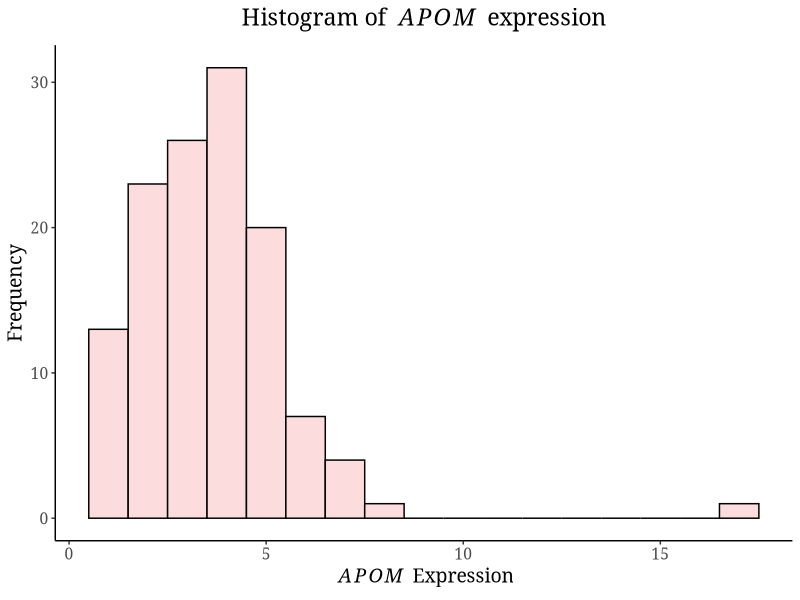
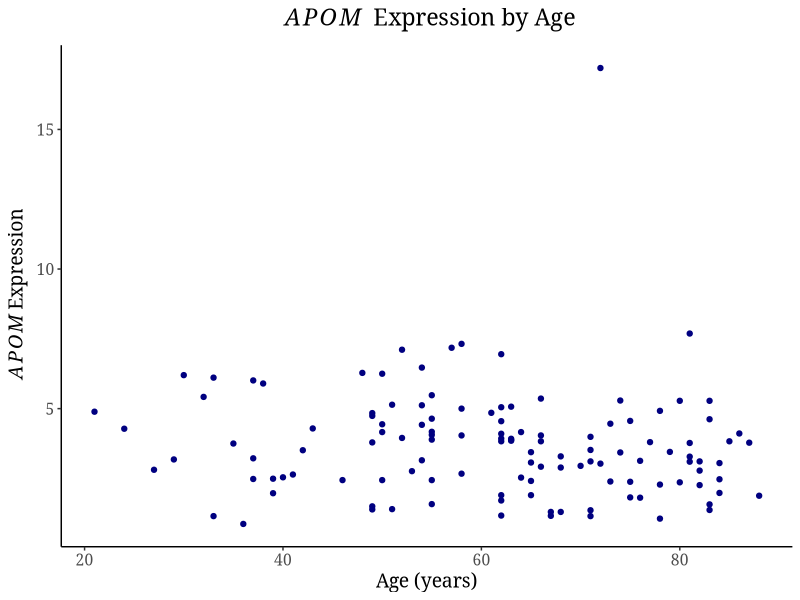
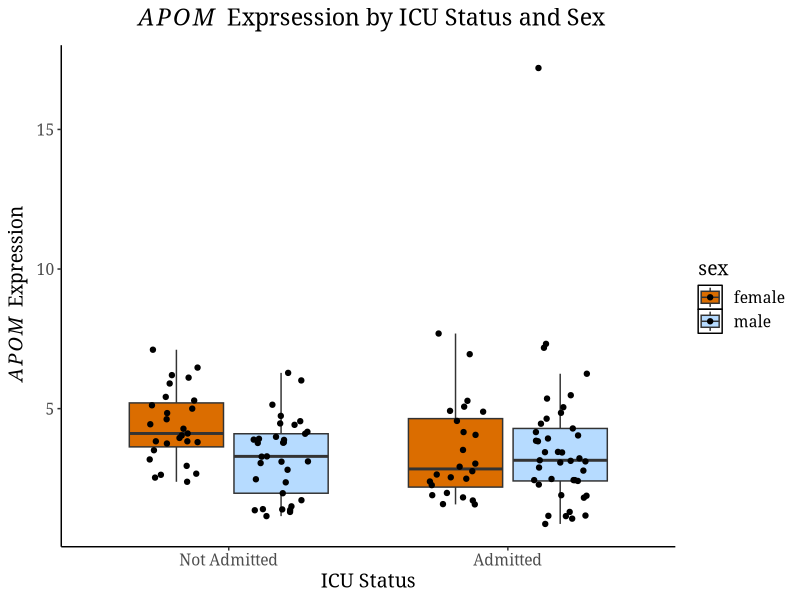
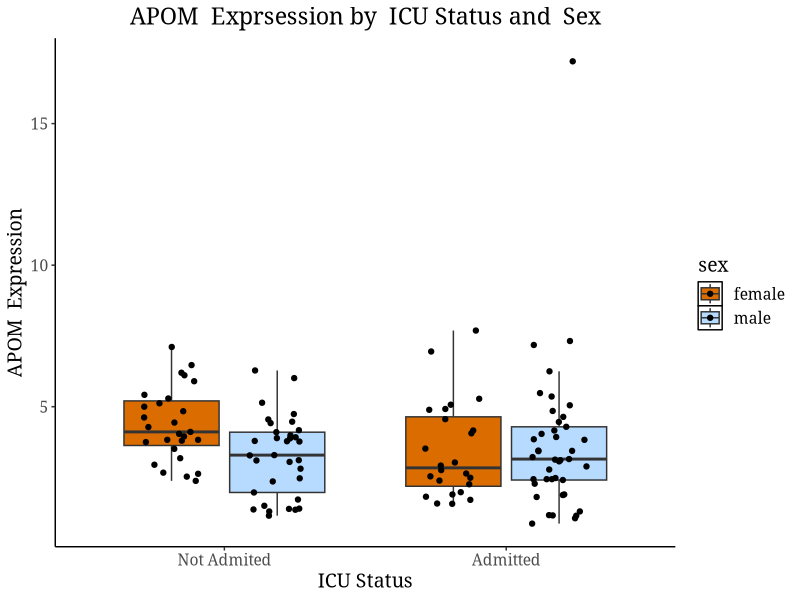
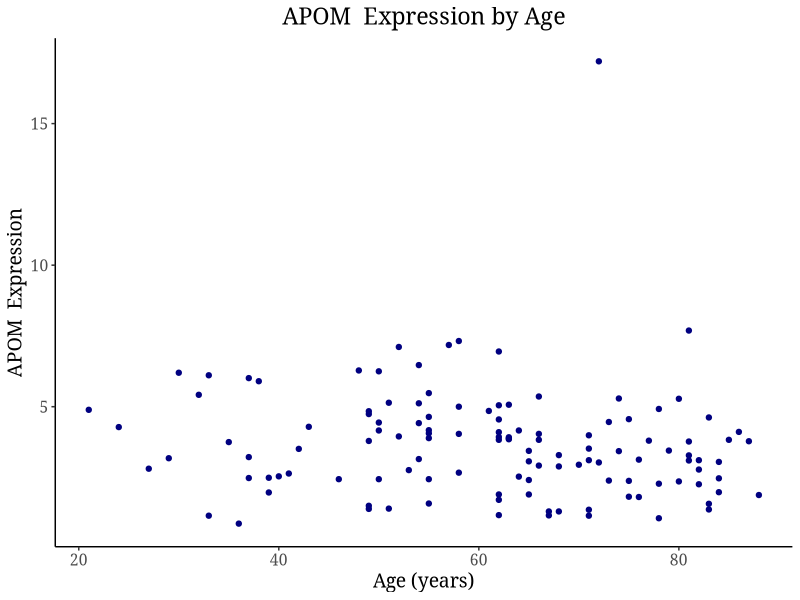
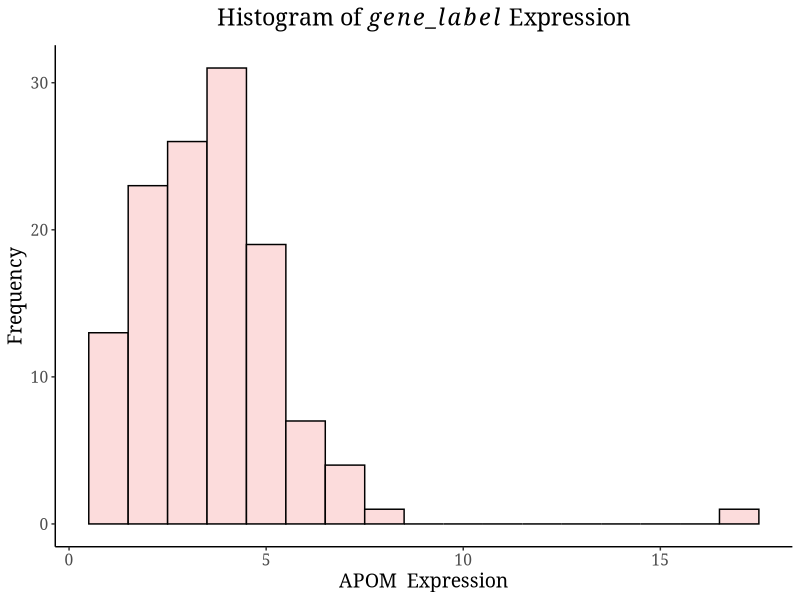
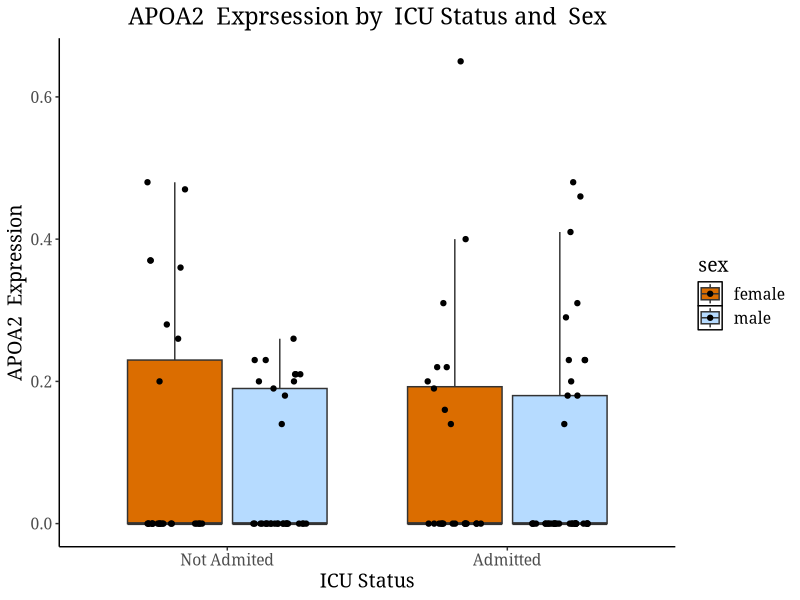
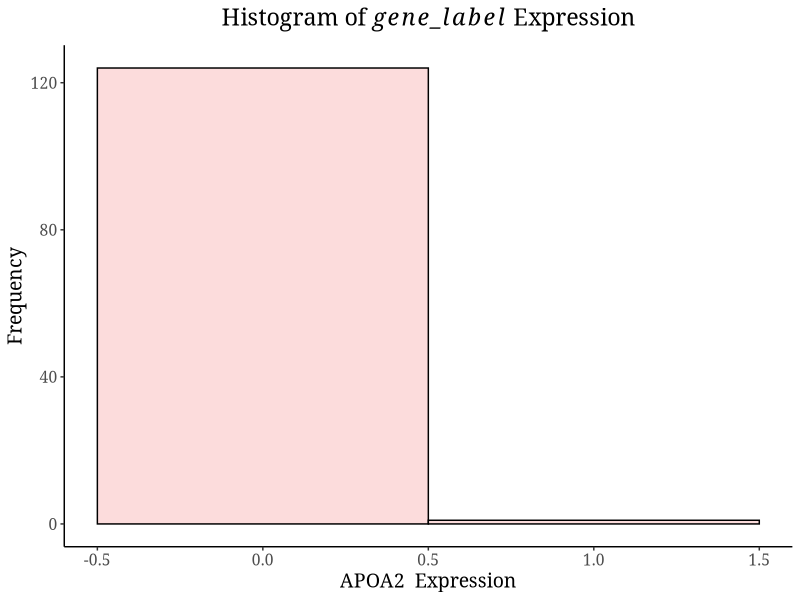

Recreate these plots in R, in order.
## ---- chunk 1
# set working directory to data folder
setwd("/Users/seamus/QBS_103_Project/QBS_103/QBS_103_Data")

# read in gene expression and metadata files 
gene_expression <- read.csv(file = "QBS103_finalProject_geneExpression.csv", row.names = 1)

meta_data <- read.csv(file = "QBS103_finalProject_metadata.csv", row.names = 1)

# subset APOM_expression data. 
APOM_expression <- gene_expression["APOM",]
# apply transform to make the rows into colmnns 
APOM_expression <- as.data.frame(t(APOM_expression))
head(APOM_expression)
## ---- chunk 2
# Link metadata to APOM gene expression data
metadata_APOM_expression <- cbind(meta_data, APOM_expression)
head(metadata_APOM_expression)
## ---- chunk 3
library(tidyverse)
myTheme <- theme(
  panel.border = element_blank(), panel.grid.major = element_blank(),
  panel.grid.minor = element_blank(), 
  # define axis
  axis.line = element_line(colour = "black", linewidth = rel(1)),
  # plot background
  plot.background = element_rect(fill = "white"),
  panel.background = element_blank(),
  legend.key = element_rect(fill = 'white'), 
  # Move legend
  legend.position = 'right',
  
  # font
  text = element_text(family = 'Georgia', size = 14 ), 
  
  # center titles
  plot.title = element_text(hjust = 0.5)
)
## ---- chunk 4
# define color pallete for APOM expression histogram
colorPalette<- c('#FCDCDC')

# plot histogram of APOM expression 
ggplot(metadata_APOM_expression, aes(x = APOM)) +
  geom_histogram(binwidth = 1, col = 'black', fill = colorPalette ) +
  ggtitle(expression("Histogram of "~italic(APOM)~ " expression")) +
  labs(x = expression(~italic(APOM)~ " Expression"), y = "Frequency") +
  myTheme
## ---- chunk 5
# convert character age to numeric
metadata_APOM_expression$age <- as.numeric(metadata_APOM_expression$age)
head(metadata_APOM_expression)
## ---- chunk 6
# scatter plot for gene expression and age
ggplot(metadata_APOM_expression, aes(x = age, y = APOM)) +
  geom_point(color = "navy") +
  labs(x = "Age (years)", y = expression(~italic(APOM)~ "Expression")) +
  ggtitle(expression(~italic(APOM)~ " Expression by Age")) +
  myTheme
## ---- chunk 7
# convert unknown sex to NA
metadata_APOM_expression$sex <- if_else(metadata_APOM_expression$sex == " unknown", NA, metadata_APOM_expression$sex)

## ---- chunk 8
# clean the data by filtering so sex has no NA
APOM_clean <- metadata_APOM_expression %>% 
      filter(!is.na(sex))
## ---- chunk 9
#define color pallete for box plot
colorPalette2 <- c("#db6d00", "#B6DBFF")

# create box plot of gene expression separated by ICU status and sex
ggplot(APOM_clean, aes(x = icu_status, y = APOM, fill = sex)) + 
  geom_boxplot(outlier.shape = NA) +
  geom_point(position = position_jitterdodge(0.2))+
  #geom_jitter() +
  scale_x_discrete(labels = c("Not Admitted", "Admitted")) +
  labs(x = "ICU Status", y = expression(~italic(APOM)~ " Expression")) +
  scale_fill_manual(values = colorPalette2) +
  ggtitle(expression(~italic(APOM)~ " Exprsession by ICU Status and Sex")) +
  myTheme
## ---- chunk 10
createHistogram <- function(df, gene) {
        gene_label <- gene
        histogram <-  ggplot(df, aes(x = .data[[gene]])) +
                geom_histogram(binwidth = 1, col = 'black', fill = colorPalette ) +
                ggtitle(expression(paste("Histogram of ", italic(gene_label), " Expression"))) +
                labs(x =paste(gene_label," Expression"), y = "Frequency") +
                myTheme
  histogram 
}

## ---- chunk 11
word <- 'italics'
plottitle2 <- expression(paste('Example map with ', italic(word)))
print(plottitle2)
## ---- chunk 12
createScatterplot <- function(df, gene, conVar, xaxis, var_name) {
  gene_label <- gene
  scatter_plot <- ggplot(df, aes(x = .data[[conVar]], y = .data[[gene]])) +
                  geom_point(color = "navy") +
                  labs(x = xaxis,  y = paste(gene_label, " Expression")) +
                  ggtitle(paste(gene_label, " Expression by",var_name)) +
                  myTheme
  
  scatter_plot
}
## ---- chunk 13
createBoxplot <- function(df, gene, xCat, colorCatVar, tick_label_1, tick_label_2, x_catLabel, x_filll_label) {
  gene_label <-gene
  myBoxplot <- ggplot(df, aes(x = .data[[xCat]], y = .data[[gene]], fill = .data[[colorCatVar]])) + 
               geom_boxplot(outlier.shape = NA) +
               geom_point(position = position_jitterdodge(0.2))+
               scale_x_discrete(labels = c(tick_label_1, tick_label_2)) +
               labs(x = x_catLabel, y = paste(gene_label," Expression")) +
               scale_fill_manual(values = colorPalette2) +
               ggtitle(paste(gene_label, " Exprsession by ",x_catLabel, "and ", x_filll_label)) +
               myTheme
  myBoxplot
}
## ---- chunk 14
createBoxplot(APOM_clean, "APOM", "icu_status", "sex", "Not Admited", "Admitted","ICU Status", "Sex")
## ---- chunk 15
createScatterplot(APOM_clean, "APOM", "age", "Age (years)", "Age")
## ---- chunk 16
createHistogram(APOM_clean, "APOM")
## ---- chunk 17
# subset multiple genes data. 
gene_subset <- gene_expression[c("APOM", "APOA2","LCN2"),]
# apply transform to make the rows into colmnns 
gene_subset <- as.data.frame(t(gene_subset))
head(gene_subset)
## ---- chunk 18
# Link metadata to gene subset data
metadata_gene_expression <- cbind(meta_data, gene_subset)
head(metadata_gene_expression)
## ---- chunk 19
# convert unknown sex to NA
metadata_gene_expression$sex <- if_else(metadata_gene_expression$sex == " unknown", NA, metadata_gene_expression$sex)

## ---- chunk 20
# convert character age to numeric
metadata_gene_expression$age <- as.numeric(metadata_APOM_expression$age)
head(metadata_gene_expression)
## ---- chunk 21
# clean the data by filtering so sex has no NA
gene_clean <- metadata_gene_expression %>% 
      filter(!is.na(sex))

head(gene_clean)
## ---- chunk 22
# 1 cont  2 categorical
makePlots <- function(df, geneNames, x_Cont, xCat) {
  x_cat <- xCat[1]
  cat_col = xCat[2]
  
  myHist <- createHistogram(df, geneNames)
  myScatter <- createScatterplot(df, geneNames, x_Cont, "Age (years)", "Age")
  myBox <- createBoxplot(df, geneNames, x_cat, cat_col, "Not Admited", "Admitted","ICU Status", "Sex")
  
 plots <- list(myBox, myHist, myScatter)
 #plots <-ggpubr::ggarrange(myBox, myHist, myScatter, common.legend = F,nrow = 2,ncol = 2,
     #             labels = c("A","B", "C" ))
 plots
}
## ---- chunk 23
categorical <- c("icu_status", "sex")
cont <- c("age")

makePlots(gene_clean, "APOA2", cont, categorical)





#buildPlots()
